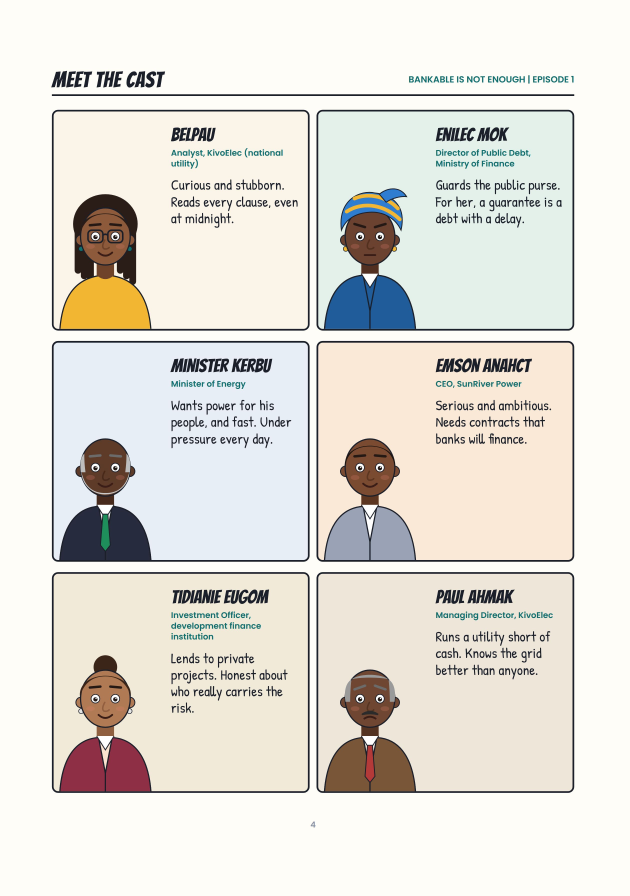
#> input picture bankable-ep1-video/assets/pages/pg-003.jpg, 2519 x 3582 px (shown at 1/4 size); its folder holds 4 pictures in this run
$ python detect_faces.py
#> lines starting #> are read from the running program, lines starting #| are printed output that depends on the picture; after the words box and inside, x2 and y2 are one past the last pixel; in counts of white or black regions, pixels touching at a corner belong together
"""Find every drawn character in the story panels and identify who it is.

Eyes in this art style are white discs with a dark pupil, drawn in pairs on a
round brown face. For each eye pair we estimate the face circle, then identify
the character from the clothing colour under the chin and the headwear above.
Writes scripts/faces.json: {page: [{panel, cx, cy, r, who, score}, ...]}.
"""
import json, os, sys
import numpy as np
from PIL import Image
from scipy import ndimage

ROOT = os.path.dirname(os.path.dirname(os.path.abspath(__file__)))
PANELS = {int(k): v for k, v in json.load(open(os.path.join(ROOT, "scripts", "panels.json"))).items()}
#> (reads bankable-ep1-video/scripts/panels.json from the repository)

# Signature clothing colours in the book (RGB), sampled from the cast page.
CLOTHES = {
    "BELPAU": (240, 180, 50),     # yellow top
    "ENILEC": (33, 92, 156),      # royal blue
    "KERBU": (34, 40, 60),        # dark navy suit
    "EMSON": (152, 160, 178),     # grey suit
    "TIDIANIE": (140, 42, 66),    # maroon blazer
    "PAUL": (122, 84, 52),        # brown suit
}


def eye_blobs(img):
    white = (img.min(axis=2) > 235)
    lab, n = ndimage.label(white)
    out = []
    for i, sl in enumerate(ndimage.find_objects(lab), 1):
        h = sl[0].stop - sl[0].start; w = sl[1].stop - sl[1].start
        if not (14 <= w <= 60 and 14 <= h <= 60 and 0.7 < w / h < 1.4):
            continue
        area = (lab[sl] == i).sum()
        if area < 0.45 * w * h:          # eyes are near-circular (pupil cut out)
            continue
        cy = (sl[0].start + sl[0].stop) / 2; cx = (sl[1].start + sl[1].stop) / 2
        # a dark pupil must sit inside the disc bounding box
        box = img[sl[0].start:sl[0].stop, sl[1].start:sl[1].stop]
        if (box.max(axis=2) < 70).sum() < 12:
            continue
        # surroundings must be skin (brownish), not a bubble or sky
        ring = img[max(0, int(cy - h)):int(cy + h), max(0, int(cx - 1.6 * w)):int(cx + 1.6 * w)]
        r, g, b = ring[..., 0].astype(int), ring[..., 1].astype(int), ring[..., 2].astype(int)
        skin = ((r > g + 10) & (g > b - 5) & (r < 215) & (r > 60)).mean()
        if skin < 0.18:
            continue
        out.append((cx, cy, (w + h) / 2))
    return out


def classify(img, cx, cy, r):
    H, W, _ = img.shape
    y0 = int(min(H - 2, cy + 2.35 * r)); y1 = int(min(H - 1, cy + 2.9 * r))
    x0 = int(max(0, cx - 0.9 * r)); x1 = int(min(W - 1, cx + 0.9 * r))
    patch = img[y0:y1, x0:x1].reshape(-1, 3).astype(int)
    if len(patch) == 0:
        return None, 0
    # median of the dominant (non-outline, non-white) pixels
    keep = patch[(patch.max(axis=1) > 45) & (patch.min(axis=1) < 235)]
    if len(keep) == 0:
        return None, 0
    col = np.median(keep, axis=0)
    best = min(CLOTHES, key=lambda k: np.sum((col - CLOTHES[k]) ** 2))
    return best, float(np.sqrt(np.sum((col - CLOTHES[best]) ** 2)))


def main():
    faces = {}
    for page, boxes in PANELS.items():
        if page < 3 or page > 22 or page == 4:
            continue
        img = np.asarray(Image.open(os.path.join(ROOT, "assets", "pages", f"pg-{page:03d}.jpg")).convert("RGB"))
#> img is the input picture: shape (3582, 2519, 3); mean R, G, B 226.5, 223.5, 216.2
        blobs = eye_blobs(img)
#> in eye_blobs, `white = (img.min(axis=2) > 235)`:
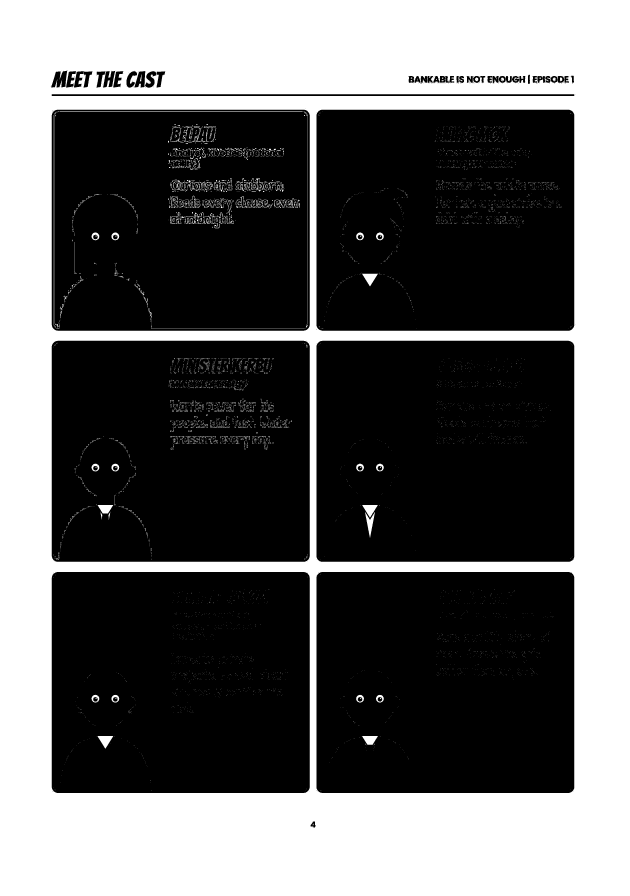
#> white: shape (3582, 2519) bool (shown at 1/4 size); 39.6% white; 10006 white regions (9670 under 20 px), largest, box (x1, y1, x2, y2) and area: (0, 0, 2519, 3582) 3511110, (231, 446, 1214, 448) 1956, (215, 458, 223, 1310) 1696
#> in eye_blobs, `lab, n = ndimage.label(white)`:
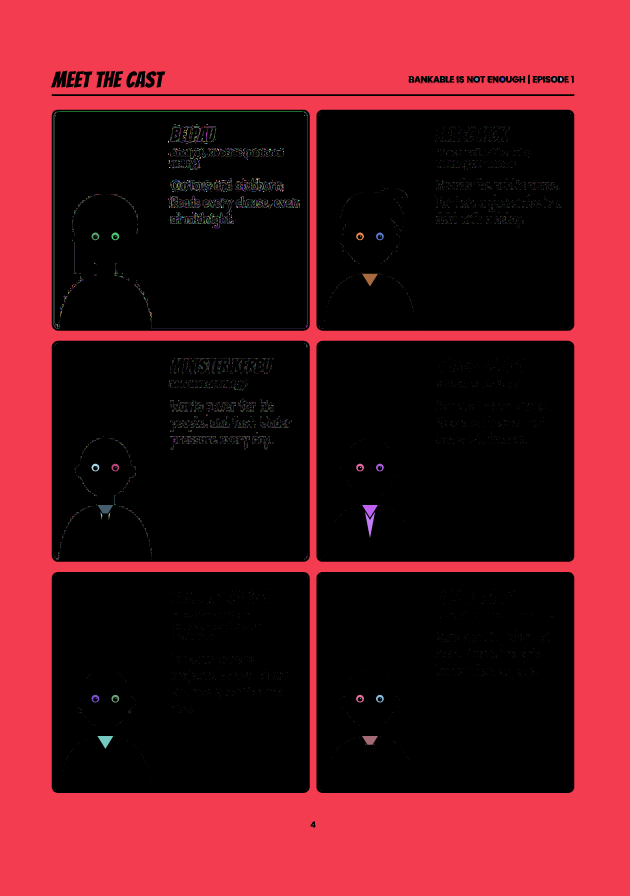
#> lab: shape (3582, 2519) int32 (shown at 1/4 size); 16261 distinct labels, from 0 to 16260; one colour per label, 0 black
#> in eye_blobs, `lab, n = ndimage.label(white)`: n = 16260
#> the loop in eye_blobs, `for i, sl in enumerate(ndimage.find_objects(lab), 1):` made 16260 passes
#> (h, w) on passes 1 to 3: (3582, 2519), (29, 8), (3, 2)
#> after the loop in eye_blobs, `for i, sl in enumerate(ndimage.find_objects(lab), 1):`: out = [(381.5, 945.5, 31), (461.5, 945.5, 31), (1440.5, 945.5, 31), (1519.5, 945.5, 31), (381.5, 1870.5, 31), (461.5, 1870.5, 31), (1440.5, 1870.5, 31), (1519.5, 1870.5, 31), (381.5, 2794.5, 31), (461.5, 2794.5, 31), (1440.5, 2794.5, 31), (1519.5, 2794.5, 31)]
#> blobs has the same summary as out in eye_blobs
        used, found = set(), []
        for i, a in enumerate(blobs):
            if i in used:
                continue
            best = None
            for j, b in enumerate(blobs):
                if j == i or j in used:
                    continue
                d = abs(b[0] - a[0]); dy = abs(b[1] - a[1])
                if 1.6 * a[2] < d < 5.5 * a[2] and dy < 0.5 * a[2] and (best is None or d < best[1]):
                    best = (j, d)
            if not best:
                continue
            j, d = best; b = blobs[j]; used |= {i, j}
            cx, cy = (a[0] + b[0]) / 2, (a[1] + b[1]) / 2 + 0.05 * d
            r = 1.33 * d
            panel = next((k for k, (x, y, w, h) in enumerate(boxes) if x <= cx <= x + w and y <= cy <= y + h), None)
            who, dist = classify(img, cx, cy, r)
            found.append({"panel": panel, "cx": round(cx, 1), "cy": round(cy, 1), "r": round(r, 1), "who": who, "dist": round(dist, 1)})
#> this loop made 12 passes
#> (a, d, b, cx, cy, r, y0 in classify, y1 in classify) on passes 1, 3, 5, 7, 9, 11: ((381.5, 945.5, 31), 80, (461.5, 945.5, 31), 421.5, 949.5, 106.4, 1199, 1258), ((1440.5, 945.5, 31), 79, (1519.5, 945.5, 31), 1480, 949.5, 105.1, 1196, 1254), ((381.5, 1870.5, 31), 80, (461.5, 1870.5, 31), 421.5, 1874.5, 106.4, 2124, 2183), ((1440.5, 1870.5, 31), 79, (1519.5, 1870.5, 31), 1480, 1874.5, 105.1, 2121, 2179), ((381.5, 2794.5, 31), 80, (461.5, 2794.5, 31), 421.5, 2798.5, 106.4, 3048, 3107), ((1440.5, 2794.5, 31), 79, (1519.5, 2794.5, 31), 1480, 2798.4, 105.1, 3045, 3103)
#> after the loop, found = 6 items
        faces[page] = sorted(found, key=lambda f: (f["panel"] if f["panel"] is not None else 99, f["cx"]))
        print(page, [(f["panel"], f["who"], int(f["cx"]), int(f["cy"]), int(f["r"]), int(f["dist"])) for f in faces[page]])
#| 3 [(0, 'BELPAU', 421, 949, 106, 2), (1, 'ENILEC', 1480, 949, 105, 2), (2, 'KERBU', 421, 1874, 106, 5), (3, 'EMSON', 1480, 1874, 105, 4), (4, 'TIDIANIE', 421, 2798, 106, 6), (5, 'PAUL', 1480, 2798, 105, 4)]
#> pass 3 of the loop in main, `for page, boxes in PANELS.items():`:
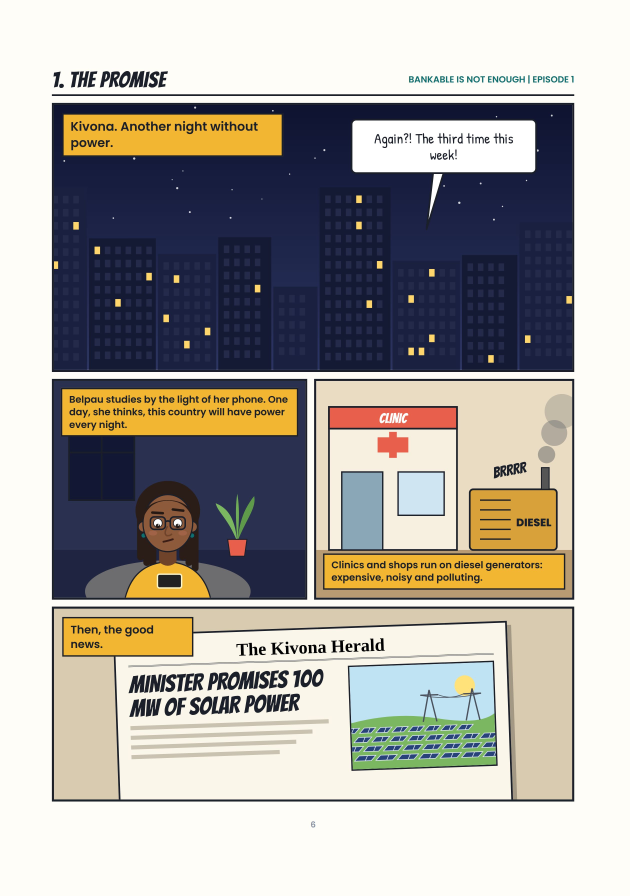
#> input picture bankable-ep1-video/assets/pages/pg-005.jpg, 2519 x 3582 px (shown at 1/4 size)
#> in main, img is the input picture: shape (3582, 2519, 3); mean R, G, B 171.8, 168, 162.7
#> in eye_blobs (call 2), `white = (img.min(axis=2) > 235)`:
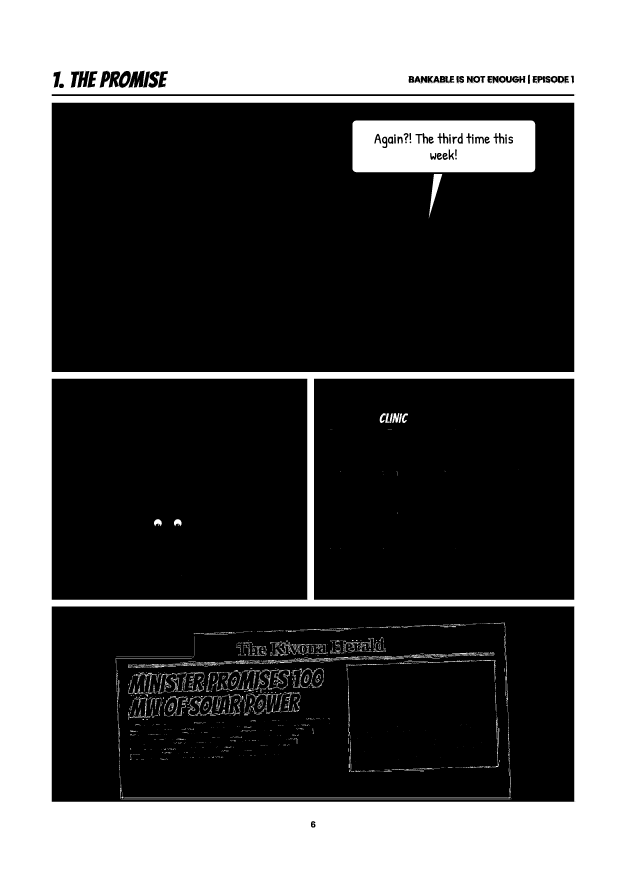
#> white: shape (3582, 2519) bool (shown at 1/4 size); 38.5% white; 2213 white regions (1806 under 20 px), largest, box (x1, y1, x2, y2) and area: (0, 0, 2519, 3582) 3271089, (1410, 482, 2141, 689) 141233, (488, 3195, 2040, 3197) 3100
#> in eye_blobs (call 2), `lab, n = ndimage.label(white)`:
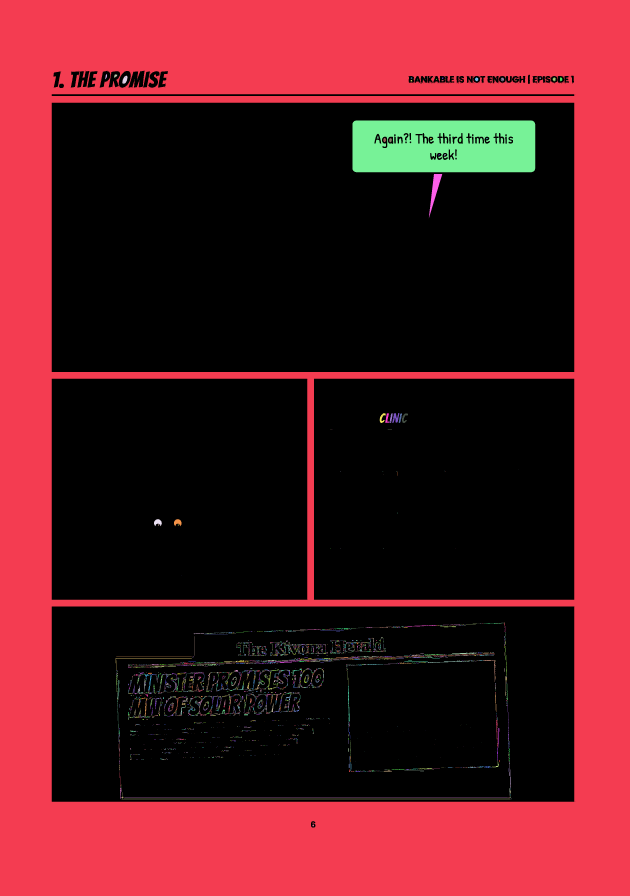
#> lab: shape (3582, 2519) int32 (shown at 1/4 size); 5163 distinct labels, from 0 to 5162; one colour per label, 0 black
#> n = 5162
#> the loop in eye_blobs (call 2), `for i, sl in enumerate(ndimage.find_objects(lab), 1):` made 5162 passes
#> (h, w) on passes 1 to 3: (3582, 2519), (20, 7), (13, 13)
#> after the loop in eye_blobs (call 2), `for i, sl in enumerate(ndimage.find_objects(lab), 1):`: out = [(631.5, 2090.5, 29), (711, 2091, 29)]
#> the loop in main, `for i, a in enumerate(blobs):` made 2 passes
#> (a, j, d, b, cx, cy, r, panel) on pass 1: ((631.5, 2090.5, 29), 1, 79.5, (711, 2091, 29), 671.2, 2094.7, 105.7, 1)
#> after the loop in main, `for i, a in enumerate(blobs):`: found = 1 item
#| 5 [(1, 'BELPAU', 671, 2094, 105, 2)]
#> the loop made 6 passes; the first 3 are shown
    json.dump(faces, open(os.path.join(ROOT, "scripts", "faces.json"), "w"), indent=1)


if __name__ == "__main__":
#> (the run stopped early here; a loop or call above may not have finished)
